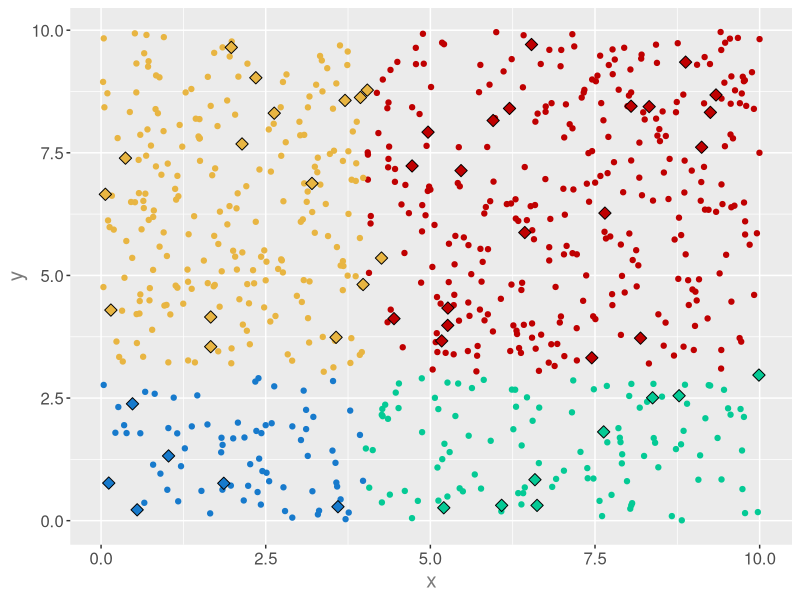

Write the R code that produced this figure.
library(ggplot2)

set.seed(40)

# generate training data
df <- data.frame("x" = runif(n = 700, min = 0, max = 10), "y" = runif(n = 700, min = 0, max = 10))
df$l <- 0

# set label to data
df[df$x < 4 & df$y < 3,]$l <- 1
df[df$x < 4 & df$y >= 3,]$l <- 2
df[df$x >= 4 & df$y >= 3,]$l <- 3
df[df$x >= 4 & df$y < 3,]$l <- 4

# generate validation data
df.pred <- data.frame("x" = runif(n = 50, min = 0, max = 10), "y" = runif(n = 50, min = 0, max = 10), l = 0)

# determine distance
distance <- function(x_i, x_j) {
  d <- 0
  for (i in 1:(length(x_i) - 1)) {
    s <- x_i[i] - x_j[i]
    d <- d + (s * s)
  }
  return(sqrt(d))
}

# knn algorithm
knn <- function(k, x_i, points) {
  x_i <- as.numeric(x_i)
  distances <- c()
  categories <- c()
  
  for (j in 1:nrow(points)) {
    x_j <- as.numeric(points[j,])
    distances[j] <- distance(x_i, x_j)
    categories[j] <- points[j,]$l
  }
  
  cd <- data.frame(distances,categories)[order(distances),][1:k,]
  return(names(sort(summary(as.factor(cd$categories)), decreasing=T)[1]))
}

# colors for points
df.colors <- c("#177ACC", "#E8B542", "#BF0001", "#04CA95")

# plot settings
pl <- ggplot(data = df, aes(x = x, y = y))
pl2 <- pl + geom_point(data = df[df$x < 4 & df$y < 3,], color = df.colors[1])
pl2 <- pl2 + geom_point(data = df[df$x >= 4 & df$y >= 3,], color = df.colors[3])
pl2 <- pl2 + geom_point(data = df[df$x < 4 & df$y >= 3,], color = df.colors[2])
pl2 <- pl2 + geom_point(data = df[df$x >= 4 & df$y < 3,], color = df.colors[4])

# determine knn for every new point
for (i in 1:nrow(df.pred)) {
  p <- df.pred[i,]
  p$l <- as.numeric(knn(k = 10, x_i = p, points = df))
  pl2 <- pl2 + geom_point(shape = 23, size = 3, data = p, color = "black", fill = df.colors[p$l])
}

pl3 <- pl2 + theme(text = element_text(size=15, color = "#7B7B7B")) 
print(pl3)
